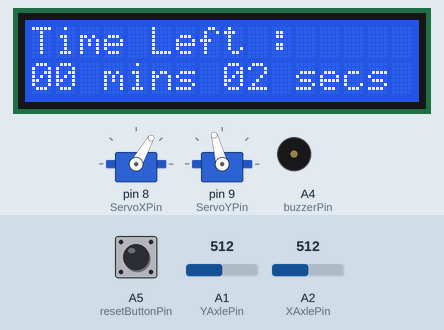
This sketch was run on a simulated Teensy 4. On the bench: 16×2 character LCD, 2 × servo, buzzer (waves = sounding). Inputs (shaded band) come from the test bench; at power-on: A1 (YAxlePin) = 512, A2 (XAxlePin) = 512, A5 (resetButtonPin) LOW.

Above: at 1.6 s.
1.7 s: A1 (YAxlePin) set to 353
8.8 s: A1 (YAxlePin) set to 333
At 15.4 s:
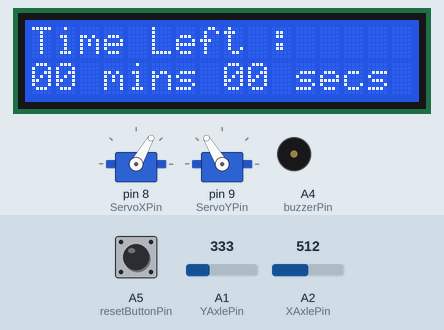
15.9 s: A2 (XAxlePin) set to 756
17.4 s: A2 (XAxlePin) set to 774
At 18.0 s:
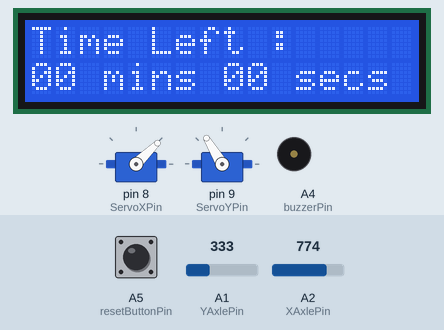
19.0 s: A5 (resetButtonPin) pulled HIGH for 0.15 s
At 20.6 s:
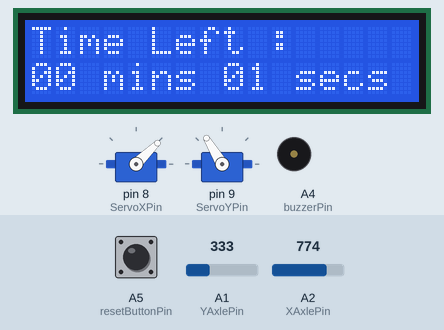
Timing chart, 0 to 33.0 s (numbered marks = the images above; inputs shaded):
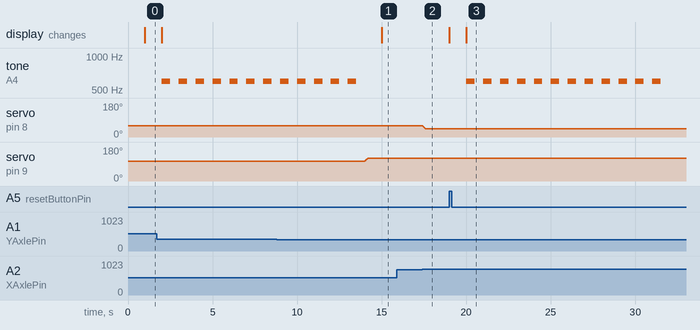

Measured:
- the behaviour switches between 341 and 340 on A1 (YAxlePin) (found by bisection; images 0 and 1)
- the behaviour switches between 767 and 768 on A2 (XAxlePin) (found by bisection; images 1 and 2)
- after the input at 8.8 s, servo on pin 9 (ServoYPin): moves from 105° to 121° over 0.17 s, starting after 5.2 s
- after the input at 15.9 s, every drawn part: stays the same
- after the input at 17.4 s, servo on pin 8 (ServoXPin): moves from 60° to 44° over 0.19 s, starting at once
- after the input at 19.0 s, tone on A4 (buzzerPin): alternates 600 Hz for 0.50 s and silent for 0.50 s, 24 changes in all, then stays silent, starting after 1.0 s; the display: first changes at once (image 3 shows a later state)
- by itself, tone on A4 (buzzerPin): alternates 600 Hz for 0.50 s and silent for 0.50 s, 10 changes in all, then stays silent

The sketch:

PI_tom_timer.ino
```cpp
#include <Servo.h>
#include <LiquidCrystal.h>

unsigned long millisTimer;
unsigned long millisMaze;
int IntervalTimer = 1000;
int IntervalMaze = 10;


//---------TOM--------------------
Servo myServoX; // define servo motor for X-axis
Servo myServoY; // define servo motor for Y-axis
int ServoXPin = 8; // define  X-axis pin
int ServoYPin = 9; // define  Y-axis pin
int ServoXHomePos = 60; // set home position for servos
int ServoYHomePos = 105;
int ServoXPos = 103;
int ServoYPos = 135;
int XAxlePin = A2; // define  X-axis pin control for joystick A2
int YAxlePin = A1; // define  Y-axis pin control for joystick A1
int XAxleValue = 0; // set start up value for joystick
int YAxleValue = 0;
int Direction = 0;
int range = 12; // output range of X or Y movement
int center = range / 2; // resting position value
int threshold = range / 4; // resting threshold

//--------------Timer----------
const int rs = 2, en = 3, d4 = 4, d5 = 5, d6 = 6, d7 = 7;
const int resetButtonPin = A5;
int buttonState = 0;
char buzzerPin = A4;
LiquidCrystal lcd(rs, en, d4, d5, d6, d7);
const int initial_min = 0;
const int initial_sec = 2;
int flag = 1;
signed short minutes, secondes;
char timeline[16];


void setup()
{
  Serial.begin(9600);
  millisTimer = millis();
  millisMaze = millis();
  //--------------Timer---------------------
  pinMode(resetButtonPin, INPUT);
  lcd.begin(16, 2);
  lcd.print("Time Left :");
  minutes = initial_min;
  secondes = initial_sec;


  //------------TOM---------------
  myServoX.attach(ServoXPin); // attaching servo X
  myServoY.attach(ServoYPin); // attaching servo Y
  ServoXPos = ServoXHomePos;  // update ServoXPos with home position as startup
  ServoYPos = ServoYHomePos;  // update ServoYPos with home position as startup
  myServoX.write(ServoXPos);
  myServoY.write(ServoYPos);

}


void loop()
{
  //--------------Timer---------------------

  if ( (millis() - millisTimer) >= IntervalTimer) {
    buttonState = digitalRead(resetButtonPin);
    if (buttonState == HIGH) {
      minutes = initial_min;
      secondes = initial_sec;
      flag = 1;
    }

    lcd.setCursor(0, 1);
    sprintf(timeline, "%0.2d mins %0.2d secs", minutes, secondes);
    lcd.print(timeline);
    //      delay(1000);

    if (secondes == 0 && minutes != 0)
    {
      secondes = 60;
      minutes --;
    }
    if (minutes != 0 or secondes != 0) {
      secondes--;
    }
    if (secondes == 0 && minutes == 0) {
      if ( flag == 1) {
        for (int i = 0; i < 4; i++) {
          tone(buzzerPin, 600, 500);
          delay(1000);
          tone(buzzerPin, 600, 500);
          delay(1000);
          tone(buzzerPin, 600, 500);
          delay(1000);
        }
      }
      flag = 0;
    }
    millisTimer = millis();
  }


  if ( (millis() - millisMaze) >= IntervalMaze) {
    //---------TOM------------------
    XAxleValue = readAxis(XAxlePin);
    YAxleValue = readAxis(YAxlePin);
//    Serial.print(XAxleValue, DEC);
//    Serial.print(" - ");
//    Serial.println(YAxleValue, DEC);
    // check the values of joystick and move the servos smothly with delay of 100 millisecond
    if (XAxleValue < 0) {
      ServoXPos++;
      myServoX.write(ServoXPos);
      delay(0.1 * (7 - XAxleValue));
    }
    if (XAxleValue > 0) {
      ServoXPos--;
      myServoX.write(ServoXPos);
      delay(0.1 * (7 + XAxleValue));
    }
    if (YAxleValue < 0) {
      ServoYPos++;
      myServoY.write(ServoYPos);
      delay(0.1 * (7 - YAxleValue));
    }
    if (YAxleValue > 0) {
      ServoYPos--;
      myServoY.write(ServoYPos);
      delay(0.1 * (7 + YAxleValue));
    }
    if (ServoXPos > ServoXHomePos + 15) {
      ServoXPos = ServoXHomePos + 15;
    }
    if (ServoXPos < ServoXHomePos - 15) {
      ServoXPos = ServoXHomePos - 15;
    }
    if (ServoYPos > ServoYHomePos + 15) {
      ServoYPos = ServoYHomePos + 15;
    }
    if (ServoYPos < ServoYHomePos - 15) {
      ServoYPos = ServoYHomePos - 15;
    }
    //  delay(10);
    millisMaze = millis();
  }
}


//---------------Functions------------------
int readAxis(int thisAxis) {
  // read the analog input:
  int reading = analogRead(thisAxis);
  // map the reading from the analog input range to the output range:
  reading = map(reading, 0, 1023, 0, range);
  // if the output reading is outside from the
  // rest position threshold, use it:
  int distance = reading - center;
  if (abs(distance) < threshold) {
    distance = 0;
  }
  // return the distance for this axis:
  return distance;
}

//Cablage :
//Joystick :
//GND = sur GND
//5V = 5V
//VRX = A1
//VRY = A2

//Servo 1 (grosse boite)
//Brun = GND
//Rouge = 5V
//Orange = 9

//Servo 1 (petite boite)
//Brun = GND
//Rouge = 5V
//Orange = 8
```
